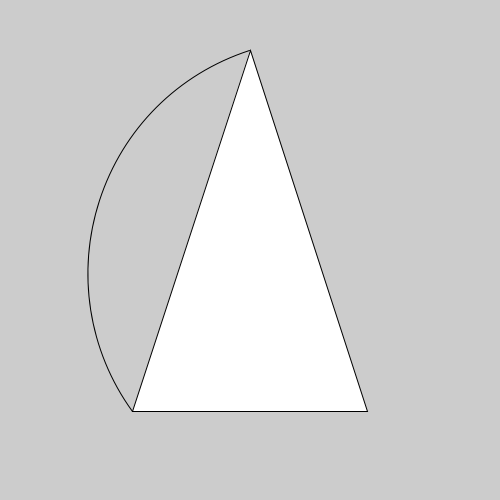
Frame 1 (no input)
Frame 60 (the mouse pressed at the canvas centre just before this capture): identical to frame 1, image omitted
Frame 120 (the mouse held since frame 60 and released just before this capture): identical to frame 1, image omitted

The Processing sketch that drew this single still picture (run headless with seeded random() and noise(); from frame 60 on, the mouse is pressed at the canvas centre):

// Processing sketch: TriangularSpiral
// ── TriangularSpiral.pde
Tri t;  //Triクラスの変数
float radE = 7 * PI / 5;  //円弧の終点のラジアン
void setup(){
  size(500, 500);
  initialize(200);
  goldenDivision();
}

// ── Tri.pde
class Tri{  //三角形のクラス
  float PHI = (1 + sqrt(5)) / 2;  //黄金数
  PVector[] v_;  //メンバ変数
  Tri(PVector v0, PVector v1, PVector v2){  //コンストラクタ
    v_ = new PVector[]{v0, v1, v2};  //三角形の頂点
  }
  //
  //分割に関するメソッド
  //
  void updateThinS(){  //細い三角形の分割と更新
    PVector v3 = PVector.sub(v_[0], v_[2]);
    v3.mult(2 - PHI);
    v3.add(v_[2]);
    v_ = new PVector[]{v_[1], v_[2], v3};
  }
  void divThinS(ArrayList<Tri> nextThin, ArrayList<Tri> nextFat){  //細い三角形を分割する頂点の生成
    PVector v3 = PVector.sub(v_[0], v_[2]);
    v3.mult(2 - PHI);
    v3.add(v_[2]);
    nextThin.add(new Tri(v_[1], v_[2], v3));
    nextFat.add(new Tri(v3, v_[0], v_[1]));
  }
  void divThinL(ArrayList<Tri> nextThin, ArrayList<Tri> nextFat){
    PVector v3 = PVector.sub(v_[0], v_[2]);
    v3.mult(2 - PHI);
    v3.add(v_[2]);
    PVector v4 = PVector.sub(v_[1], v_[0]);
    v4.mult(1.0 / (PHI + 1));
    v4.add(v_[0]);
    nextThin.add(new Tri(v_[1], v4, v3));
    nextThin.add(new Tri(v_[1], v_[2], v3));
    nextFat.add(new Tri(v4, v3, v_[0]));
  }
  void divFatL(ArrayList<Tri> nextThin, ArrayList<Tri> nextFat){ //太い三角形を分割する頂点の生成
    PVector v3 = PVector.sub(v_[2], v_[1]);
    v3.mult(1.0 / (PHI + 1));
    v3.add(v_[1]);
    PVector v4 = PVector.sub(v_[0], v_[2]);
    v4.mult(1.0 / PHI);
    v4.add(v_[2]);
    nextThin.add(new Tri(v3, v_[0], v4));
    nextFat.add(new Tri(v3, v_[0], v_[1]));
    nextFat.add(new Tri(v4, v_[2], v3));
  }
  void divFatS(ArrayList<Tri> nextThin, ArrayList<Tri> nextFat){
    PVector v3 = PVector.sub(v_[2], v_[1]);
    v3.mult(1 / (PHI + 1));
    v3.add(v_[1]);
    nextThin.add(new Tri(v_[2], v3, v_[0]));
    nextFat.add(new Tri(v3, v_[0], v_[1]));
  }
  //
  //描画に関するメソッド
  //
  void drawTriangle(){ //三角形の描画
    triangle(v_[0].x, v_[0].y, v_[1].x, v_[1].y, v_[2].x, v_[2].y);
  }
  float drawArc(float _radE){  //円弧の描画
    float diam = 2 * PVector.dist(v_[0], v_[2]);
    float radS = _radE - 3 * PI / 5; //円弧の始点のラジアン
    noFill();
    arc(v_[2].x, v_[2].y, diam, diam, radS, _radE);
    return radS;
  }
  void drawRhomb(){ //ひし形の描画
    drawShape(v_, new int[]{1, 0, 2});
  }
  void drawKiteDart(){  //カイト&ダートの描画
    drawShape(v_, new int[]{0, 1, 2});
  }
  void drawPentF(color _colP, color _colS){
    PVector v3 = PVector.sub(v_[1], v_[0]);
    v3.mult(PHI - 1);
    v3.add(v_[0]);
    PVector v4 = PVector.sub(v_[2], v_[1]);
    v4.mult(PHI / (PHI + 1));
    v4.add(v_[1]);
    PVector v5 = PVector.sub(v_[0], v_[2]);
    v5.mult(0.5);
    v5.add(v_[2]);
    PVector[] w = {v_[0], v_[1], v_[2], v3, v4, v5};
    noStroke();
    fill(_colP);
    drawShape(w, new int[]{0, 2, 4, 3});
    fill(_colS);
    drawShape(w, new int[]{1, 3, 4});
    noFill();
    stroke(0, 0, 0);
    drawShape(w, new int[]{3, 4, 5});
  }
  void drawPentT(color _colP, color _colS){
    PVector v3 = PVector.sub(v_[1], v_[0]);
    v3.mult(PHI - 1);
    v3.add(v_[0]);
    PVector v4 = PVector.sub(v_[2], v_[1]);
    v4.mult(1 - PHI / 2);
    v4.add(v_[1]);
    PVector v5 = PVector.sub(v_[0], v_[2]);
    v5.mult(0.5);
    v5.add(v_[2]);
    PVector[] w = {v_[0], v_[1], v_[2], v3, v4, v5};
    noStroke();
    fill(_colP);
    drawShape(w, new int[]{0, 2, 4, 3});
    fill(_colS);
    drawShape(w, new int[]{1, 3, 4});
    noFill();
    stroke(0, 0, 0);
    drawShape(w, new int[]{4, 3, 5});
  }
  void drawShape(PVector[] w, int[] ind){
    beginShape();
    for (int i : ind){
      vertex(w[i].x, w[i].y);
    }
    endShape();
  }
}

// ── goldenDivision.pde
void goldenDivision(){
  translate(width / 2, height / 2);
  t.drawTriangle(); //三角形の描画
  t.updateThinS();  //三角形を分割し，小さい三角形に更新する
  radE = t.drawArc(radE); //円弧を描き，その角度を更新する
}

// ── initialize.pde
void initialize(float scalar){
  PVector v0 = PVector.fromAngle(3 * PI / 2); //最も角度の狭い鋭角
  v0.mult(scalar);
  PVector v1 = PVector.fromAngle(7 * PI / 10);
  v1.mult(scalar);
  PVector v2 = PVector.fromAngle(3 * PI / 10);
  v2.mult(scalar);
  t = new Tri(v0, v1, v2);  //細い三角形の生成
}

// ── mouseclicked.pde
void draw(){}
void mouseClicked(){
  goldenDivision();
}
